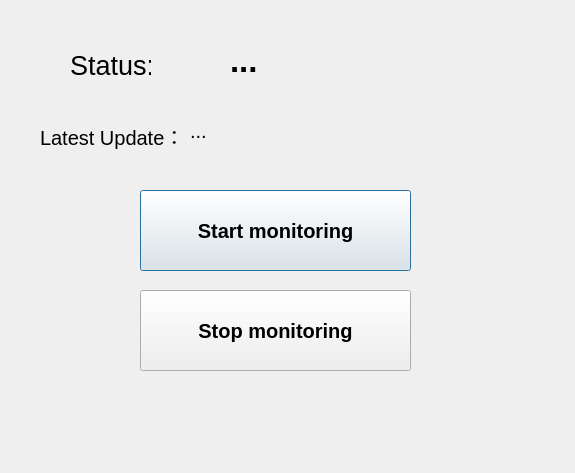
<?xml version="1.0" encoding="UTF-8"?>
<ui version="4.0">
 <class>Dialog</class>
 <widget class="QDialog" name="Dialog">
  <property name="geometry">
   <rect>
    <x>0</x>
    <y>0</y>
    <width>575</width>
    <height>473</height>
   </rect>
  </property>
  <property name="windowTitle">
   <string>github_update</string>
  </property>
  <widget class="QPushButton" name="pushButton">
   <property name="geometry">
    <rect>
     <x>140</x>
     <y>190</y>
     <width>271</width>
     <height>81</height>
    </rect>
   </property>
   <property name="font">
    <font>
     <pointsize>15</pointsize>
     <weight>75</weight>
     <bold>true</bold>
    </font>
   </property>
   <property name="text">
    <string>Start monitoring</string>
   </property>
  </widget>
  <widget class="QLabel" name="label">
   <property name="geometry">
    <rect>
     <x>70</x>
     <y>50</y>
     <width>81</width>
     <height>31</height>
    </rect>
   </property>
   <property name="font">
    <font>
     <pointsize>20</pointsize>
    </font>
   </property>
   <property name="text">
    <string>Status:</string>
   </property>
  </widget>
  <widget class="QPushButton" name="pushButton_2">
   <property name="geometry">
    <rect>
     <x>140</x>
     <y>290</y>
     <width>271</width>
     <height>81</height>
    </rect>
   </property>
   <property name="font">
    <font>
     <pointsize>15</pointsize>
     <weight>75</weight>
     <bold>true</bold>
    </font>
   </property>
   <property name="text">
    <string>Stop monitoring</string>
   </property>
  </widget>
  <widget class="QLabel" name="label_2">
   <property name="geometry">
    <rect>
     <x>230</x>
     <y>20</y>
     <width>241</width>
     <height>81</height>
    </rect>
   </property>
   <property name="font">
    <font>
     <pointsize>25</pointsize>
     <weight>75</weight>
     <bold>true</bold>
    </font>
   </property>
   <property name="text">
    <string>...</string>
   </property>
  </widget>
  <widget class="QLabel" name="label_3">
   <property name="geometry">
    <rect>
     <x>40</x>
     <y>120</y>
     <width>191</width>
     <height>31</height>
    </rect>
   </property>
   <property name="font">
    <font>
     <pointsize>15</pointsize>
    </font>
   </property>
   <property name="text">
    <string>Latest Update：</string>
   </property>
  </widget>
  <widget class="QLabel" name="label_4">
   <property name="geometry">
    <rect>
     <x>190</x>
     <y>110</y>
     <width>361</width>
     <height>41</height>
    </rect>
   </property>
   <property name="font">
    <font>
     <pointsize>15</pointsize>
    </font>
   </property>
   <property name="text">
    <string>...</string>
   </property>
  </widget>
 </widget>
 <resources/>
 <connections/>
</ui>
